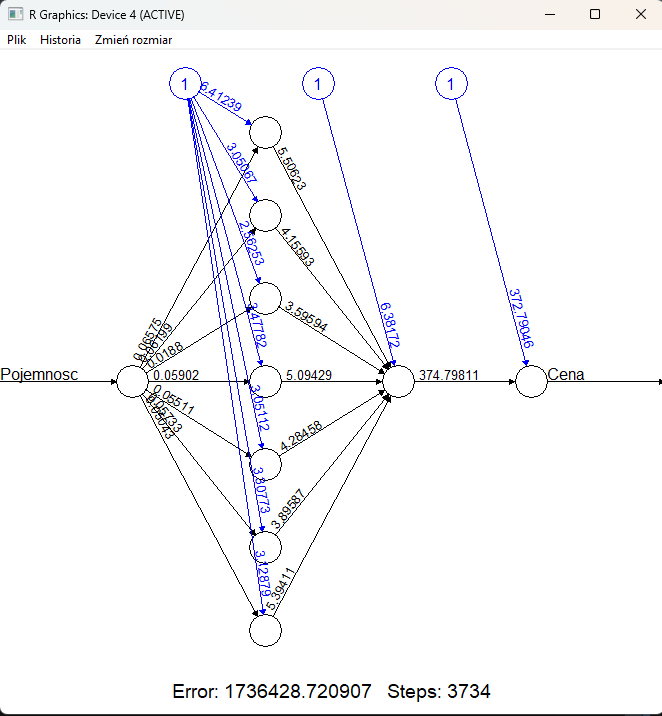

Write R code to recreate this figure.
setwd("C:/Users/klism/Documents/GitHub/APU/lab3/")
df <- read.csv("./lodowki.csv")
pojemnosc <- df[["pojemnosc"]]  
cena <- df[["cena"]]  

compare.trainingdata <- cbind(pojemnosc, cena)
scaled.pojemnosc <- as.data.frame(scale(pojemnosc))
trainingdata <- cbind(scaled.pojemnosc, cena)

colnames(trainingdata) <- c("Pojemnosc", "Cena")
#(error ≤ 100 z l)
net.price <- neuralnet(Cena~Pojemnosc,trainingdata, hidden<-c(7,1), threshold<-100, lifesign <- "full")
plot(net.price)

testdata <- data.frame(c(20,130))
scaled.testdata <- as.data.frame(scale(testdata))

net.results <- compute(net.price, scaled.testdata)
fixed_cena <- cbind(testdata, as.data.frame(net.results$net.result))
colnames(fixed_cena) <- c("Pojemnosc", "Cena")

print(fixed_cena)
